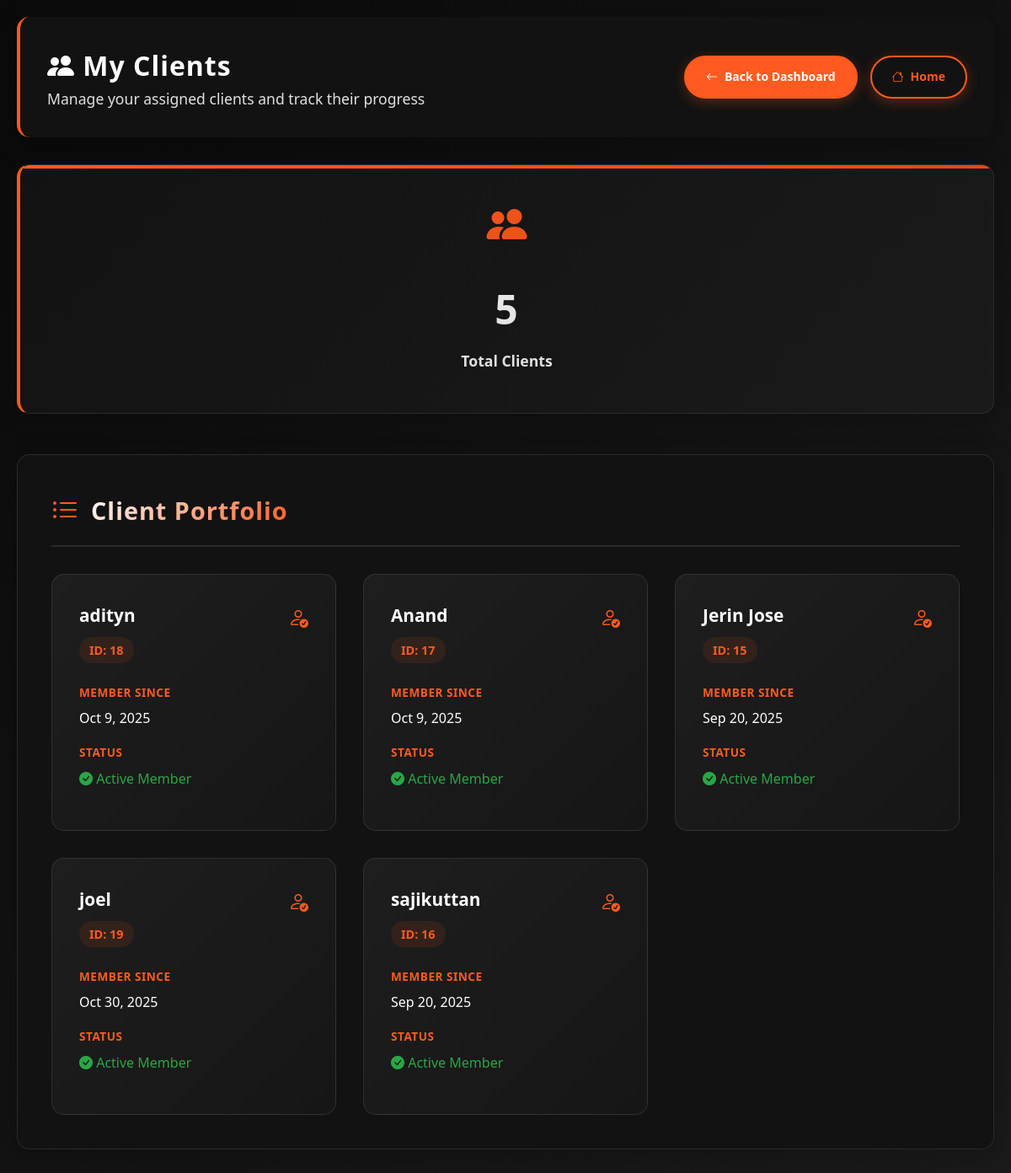
Screenshot of /trainer/clients.php (signed in) with the database file from the repository.
### tables this page shows
CREATE TABLE `members` (
  `member_id` int(11) NOT NULL,
  `user_id` int(11) NOT NULL,
  `full_name` varchar(100) NOT NULL,
  `dob` date DEFAULT NULL,
  `gender` enum('male','female','other') DEFAULT NULL,
  `phone` varchar(20) DEFAULT NULL,
  `address` text DEFAULT NULL,
  `image` varchar(255) DEFAULT 'default.jpg',
  `join_date` date DEFAULT NULL
);

CREATE TABLE `users` (
  `user_id` int(11) NOT NULL,
  `username` varchar(50) DEFAULT NULL,
  `password` varchar(255) NOT NULL,
  `email` varchar(100) NOT NULL,
  `role` enum('admin','trainer','member') NOT NULL,
  `created_at` timestamp NOT NULL DEFAULT current_timestamp(),
  `trainer_status` enum('pending','approved','rejected') DEFAULT NULL,
  `certificate_path` varchar(255) DEFAULT NULL,
  `verification_date` timestamp NULL DEFAULT NULL
);

### trainer/clients.php (the view, shortened to what this page needs)
<?php
require_once '../includes/auth.php';
$stmt = $conn->prepare("SELECT * FROM trainers WHERE user_id = ?");
$stmt->execute([$_SESSION['user_id']]);
$trainer = $stmt->fetch();
$assignedMembers = $conn->query("
    SELECT DISTINCT m.member_id, m.full_name, m.join_date, u.created_at
    FROM members m
    JOIN users u ON m.user_id = u.user_id
    JOIN bookings b ON m.member_id = b.member_id
    WHERE b.trainer_id = {$trainer['trainer_id']}
    ORDER BY m.full_name
")->fetchAll();
?>
<!DOCTYPE html>
<html lang="en">
<head>
    <link href="https://cdn.jsdelivr.net/npm/bootstrap-icons@1.8.0/font/bootstrap-icons.css" rel="stylesheet">
</head>
<body>
    <div class="dashboard-container">
        <div class="dashboard-header">
            <div>
                <h1><i class="bi bi-people-fill"></i> My Clients</h1>
                <p style="color: var(--text-dark); font-size: 1.1rem;">Manage your assigned clients and track their progress</p>
            </div>
            <div class="header-actions">
                <a href="dashboard.php" class="btn btn-back">
                    <i class="bi bi-arrow-left"></i> Back to Dashboard
                </a>
                <a href="../index.php" class="btn btn-home">
                    <i class="bi bi-house"></i> Home
                </a>
            </div>
        </div>
        <div class="stats-grid">
            <div class="stat-card members">
                <div class="stat-icon"><i class="bi bi-people-fill"></i></div>
                <h3><?= count($assignedMembers) ?></h3>
                <span class="stat-label">Total Clients</span>
            </div>
        </div>
        <div class="clients-section">
            <div class="section-header">
                <i class="bi bi-list-ul" style="font-size: 2rem; color: var(--primary);"></i>
                <h2>Client Portfolio</h2>
            </div>
            <?php if(count($assignedMembers) > 0): ?>
                <div class="clients-grid">
                    <?php foreach($assignedMembers as $member): ?>
                        <div class="client-card">
                            <div class="client-header">
                                <div>
                                    <div class="client-name"><?= htmlspecialchars($member['full_name']) ?></div>
                                    <div class="client-id">ID: <?= $member['member_id'] ?></div>
                                </div>
                                <i class="bi bi-person-check" style="color: var(--primary); font-size: 1.5rem;"></i>
                            </div>
                            <div class="client-detail">
                                <span class="detail-label">Member Since</span>
                                <span class="detail-value">
                                    <?php
                                    $joinDate = null;
                                    if (!empty($member['join_date']) && $member['join_date'] != '0000-00-00') {
                                        $joinDate = date('M j, Y', strtotime($member['join_date']));
                                    }
                                    elseif (!empty($member['created_at']) && $member['created_at'] != '0000-00-00') {
                                        $joinDate = date('M j, Y', strtotime($member['created_at']));
                                    }
                                    else {
                                        $joinDate = 'Not available';
                                    }
                                    echo $joinDate;
                                    ?>
                                </span>
                            </div>
                            <div class="client-detail">
                                <span class="detail-label">Status</span>
                                <span class="detail-value" style="color: var(--success);">
                                    <i class="bi bi-check-circle-fill"></i> Active Member
                                </span>
                            </div>
                        </div>
                    <?php endforeach; ?>
                </div>
            <?php endif; ?>
        </div>
    </div>
</body>
</html>

### rows the page displays
members: full_name "adityn", member_id "18", user.created_at "Oct 9, 2025"
members: full_name "Anand", member_id "17", user.created_at "Oct 9, 2025"
members: full_name "Jerin Jose", member_id "15", user.created_at "Sep 20, 2025"
members: full_name "joel", member_id "19", user.created_at "Oct 30, 2025"
members: full_name "sajikuttan", member_id "16", user.created_at "Sep 20, 2025"

### other values shown
count($assignedMembers) "5"
